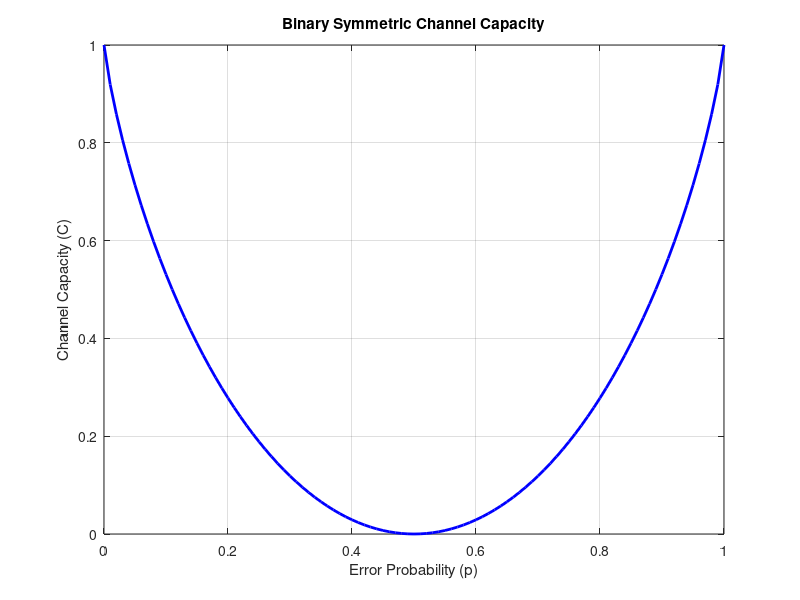

The MATLAB script that drew this image:
clc;

clear;

close all;
%Error Probability P
p = 0:0.01:1;
%Channel Capacity 
C = zeros(size(p));

disp('   p      Channel Capacity (C)');

disp('---------------------------------');

for i = 1:length(p)

if p(i) == 0 || p(i) == 1

    H = 0;

else

    H = -p(i)*log2(p(i)) - (1-p(i))*log2(1-p(i));

end



C(i) = 1 - H;



fprintf('%.2f      %.4f\n', p(i), C(i));

end

figure;

plot(p, C, 'b', 'LineWidth', 2);

grid on;

title('Binary Symmetric Channel Capacity');

xlabel('Error Probability (p)');

ylabel('Channel Capacity (C)');
